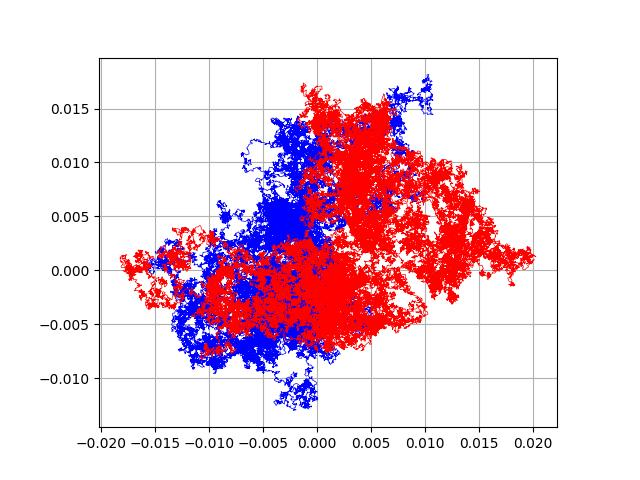

Write Python code to recreate this figure.
import numpy as np
import matplotlib.pyplot as plt
import matplotlib.animation as anima
import math

nstep = 100000

dt = 1e-4

mu, sigma = 0.0, 1.0
fxt1 = np.random.normal(mu, sigma, nstep)
fyt1 = np.random.normal(mu, sigma, nstep)
fxt2 = np.random.normal(mu, sigma, nstep)
fyt2 = np.random.normal(mu, sigma, nstep)

img = []

fig = plt.figure()
ax = fig.add_subplot(111)

x1 = np.zeros(nstep)
y1 = np.zeros(nstep)
x1[0] = 0
y1[0] = 0 
u1 = 0
v1 = 0


x2 = np.zeros(nstep)
y2 = np.zeros(nstep)
x2[0] = 0
y2[0] = 0 
u2 = 0
v2 = 0

def move(fx, fy, x, y):
    for i in range(1, nstep):
        xp = x[i-1]
        yp = y[i-1]
        r = math.sqrt(xp*xp + yp*yp)
        th = math.atan2(yp, xp)
        eff = 1+r
        dr = fx[i-1]*math.cos(th) + fy[i-1]*math.sin(th)
        dz = fx[i-1]*math.sin(th) - fy[i-1]*math.cos(th)
        if dr > 0:
            dr = dr / eff
        else:
            dr = dr * eff
        dx = dr*math.cos(th) + dz*math.sin(th)
        dy = dr*math.sin(th) - dz*math.cos(th)
        # print("%12.5e, %12.5e, %12.5e, %12.5e, %12.5e, %12.5e, %12.5e, %12.5e, %12.5e"%(xp, yp, r, fx[i-1], fy[i-1], dr, dz, dx, dy))
        x[i] = xp + dx*dt
        y[i] = yp + dy*dt

move(fxt1, fyt1, x1, y1)
move(fxt2, fyt2, x2, y2)

ax.plot(x1, y1, linewidth=0.5, color='b')
ax.plot(x2, y2, linewidth=0.5, color='r')
ax.set_aspect('equal')
ax.grid(True)
fig.savefig('random-motion.jpg')

fig = plt.figure()
ax = fig.add_subplot(111)
ax.scatter(x1, y1, s=0.1, c='b')
ax.scatter(x2, y2, s=0.1, c='r')
ax.set_aspect('equal')
ax.grid(True)
fig.savefig('random-motion-cloud.jpg')
